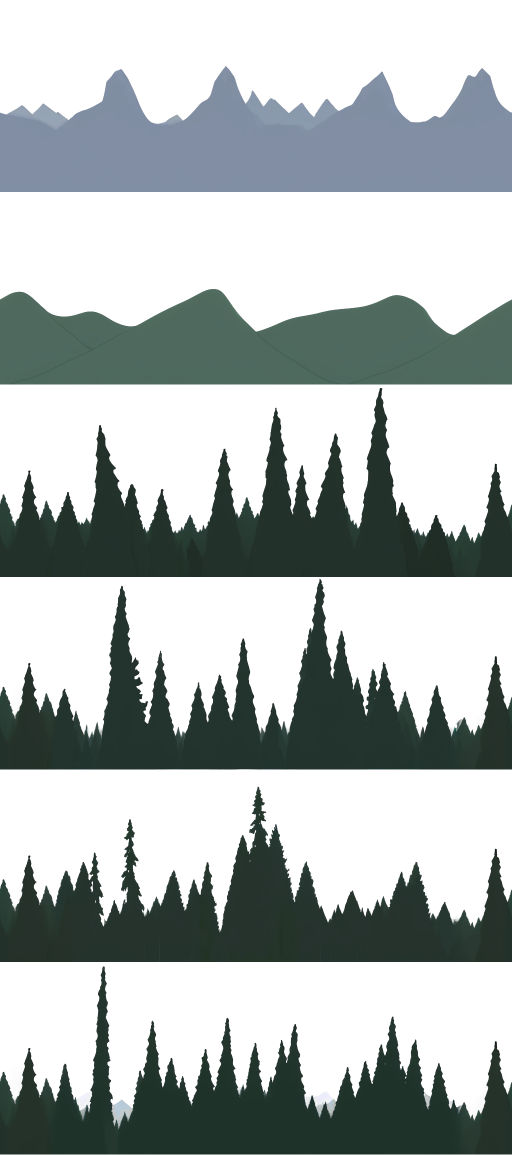
#> input picture tools/r239-ai-strips/page/painted.png, 1024 x 2310 px (shown at 1/2 size)
$ python -i features2.py   (imports and definitions only)
#> lines starting #> are read from the running program, lines starting #| are printed output that depends on the picture; after the words box and inside, x2 and y2 are one past the last pixel; in counts of white or black regions, pixels touching at a corner belong together
### tools/r239-ai-strips/ai_page.py
#!/usr/bin/env python3
"""From a theme to a page (r246): paint the layers with a local ComfyUI, cut them, pack an atlas, write a
.jplax by the parallax-pages skill's rules, lint it and render it.

    tools/ai-page.sh --theme "snowy pine valley at dawn" --layers 4 --style painted build/ai/snow
    tools/ai-page.sh --theme "..." --colours 8a93a8,5d7a8c,1c2e33 --sky 6d8fc4,dfe6ee OUT

Passes, each one r239's (docs/ai-parallax.md): sil.py draws a shape that loops for each depth, back to front
(mountains far, hills between, the front --front: pines or hills); gen.py paints it with --tile x; painted, the front
layer gets --variants more strips that start and end on its columns and becomes a SEQUENCE; layer.py (painted) or
pixel.py (pixel, SDXL + PixelArt_XL) keys the sky out. A strip whose art reaches its top row, or that holds a creature
(creature.py, r261), is painted again on the next seed, up to --tries times.

The page, from the skill (.claude/skills/parallax-pages, steps 2, 3, 5, 6) and r217's fog:
  - speeds: the front at --front-speed, each layer behind it half as fast (x2.0, the top of the graded ratios), the
    back one (mountains, nothing to compare) at most a tenth of the front's;
  - placement: the front at the screen's bottom, each farther layer's bottom edge sunk under the solid band of the one
    in front of it, measured on the cut layers;
  - the layers are painted at full contrast and the page's depth fog gives the distance: fogStrength is set so the
    back layer is --fog of the way to the fog colour, the painted sky at the horizon;
  - one gradient for the whole screen (topHalfSize 0): --sky, else the painted sky and a deeper copy of it above.
img2img at 0.65 keeps much of the shape's colour: --colours sets it per depth (far, ..., front; three are spread
over any count), and is the theme's say in the palette. Choose them for the theme.

Writes OUT/recipe.json (the command, and every strip's shape, seed, colour and prompt: tools/ai-gallery.sh shows it),
OUT/strips (every strip, scratch), OUT/page (NAME.atlas, NAME.png, NAME.jplax, round.json) and, unless
--no-shots, OUT/shots (tools/parallax-lab-shots.sh: stills at 0, 6 and 12 s, contact.png). Exits 1 when lint
finds a fault, 2 when a strip cannot be cut. Needs ComfyUI with its venv (COMFYUI_DIR, default ~/ComfyUI) holding
dreamshaper_8 (painted) or sdXL_v10VAEFix + PixelArt_XL (pixel), and ~1.5 GB of free VRAM.
A command held past --timeout (600 s; a strip takes 10-60) is killed and run once more, the same, then fails
(r377: a Turbo strip on dpmpp_sde can hang after its first step). Time a command spends waiting for the GPU while
another lane's run holds it (tools/gpu_lock.py, r391) is not counted.

The model (r346): --ckpt and --lora replace the style's (any file in ComfyUI's models/checkpoints and models/loras),
--lora none drops the pixel style's; --steps, --cfg, --sampler, --scheduler and --denoise go to every gen.py call. An
SDXL checkpoint (one whose name says XL, or --xl) paints at 1536x576, SD 1.5 at 1024x384. recipe.json keeps them all.
A .gguf --ckpt is a DiT (r356: --ckpt z-image-turbo-Q5_K_M.gguf): gen.py's DiT loader and loop, 1536x576, its own
sampling defaults (9 steps, cfg 1, res_multistep, simple) and --denoise 0.75 (r357); no LoRA. It takes ~7.4 GB of
RAM: gen.py refuses at once with less free (r450), and a gen.py the kernel killed is said so, not blamed on VRAM.
A fix right for one model or one kind of layer only is one of layer.py's RULES (r400, tools/parallax_rules.py), weighed
on each painted strip's kind and checkpoint: recipe.json keeps, per strip, each rule's record (applied or not, which
conditions held, px moved). --rule NAME=on|off forces one on every strip (misty_pines: dreamshaper_8's misty foot pines;
wide_mass: the mass Z-Image paints past sil.py's mask, r454).

A lurker, only on request (r366): --lurker "a hooded figure" paints one figure, alone, and puts it in a LURKER layer
(format 15, docs/lurker-layers.md) between layers A and A+1 (--lurker-between A,A+1, back to front from 0; default the
two front ones). Every other strip keeps the creature-free negative prompt and creature.py; the figure's own is
checked the other way (lurker.py crop: one figure, whole). It stands on layer A, at A's speed, so its feet do not
skate, on the flattest stretch of A's ground, and comes by once every --lurker-every tiles of A. Its height is its
depth's (r363): --lurker-height (its height at the front layer's depth, 2.3 units: r363's v01) times A's speed over
the front's. tools/lurker-cover.sh bakes where the layer in front covers it whole. Painted style only.

Clouds, only on request (r409): --clouds paints them on a strip of their own (sil.py's clouds: heaps of puffs over a
blue sky, img2img with the theme left out of its prompt, layer.py keeping every heap, no creature check: creature.py
takes a cloud for one), never in another
layer's sky (NEG_XL names them, the painted prompt asks a plain pale sky, and layer.py keys a strip's sky out). The
layer goes behind the back one, its top on the screen's top, at the back layer's speed / 1.25, drifting at
--cloud-rest (the skill's far clouds: 25-90): a BILLOW on it warps no mountain (r375). Painted style.

R3's tools, only on request (r471, parallax-ai r5): each goes to every painted strip's gen.py call (the depths, the
front's variants, the clouds; not the lurker's figure) and into recipe.json's "tools". --paint inpaint paints inside
sil.py's mask (gen.py inpaint, the init as its source, at --denoise): every pixel outside the shape stays the init's
flat sky, where img2img leaks past it. --control canny guides the strip with the SDXL canny ControlNet (xinsir) fed the
mask's outline, at --control-strength for the first --control-end of the steps. --ipadapter REF lends REF's style
(IP-Adapter plus SDXL, "style transfer", --ipa-weight). --small WxH paints at WxH and upscales to the strip's size with
RealESRGAN, the strip wrapped along X so its loop holds. canny and the IP-Adapter are SDXL models: an SDXL --ckpt.

An animated patch, only on request (r395, docs/animated-layers.md phase 3): --animate l3='palm fronds tossing in a
strong wind' (repeatable; l0 the back layer) paints the cut layer moving with Wan 2.1 VACE (tools/r375-animated-layer:
anim.py, ~5 min a layer, then loopcut.py, rekey.py, loopcheck.py), over its alpha (--animate-rows l3=90-250: only those
rows of the strip, from its top), let go of the strip by --animate-free. Only when loopcheck.py passes is the patch
shipped: the frames cropped to where they differ from the still, packed as <layer>_anim (index 0..n-1), and the
layer's animRegion/animX/animY/animFps written; the still's alpha in that box is lowered to the frames' least, so a
frond that sways away leaves no still frond under it. A FAIL ships the still layer and says so. The rate is the one
within a frame a second of --animate-fps whose round stills (0, 6, 12 s) show three frames, each off a frame change.
recipe.json keeps each one's prompt, seed, free, rate, box and loopcheck's numbers. Painted style, one-strip layers
(the front with --variants is a SEQUENCE: --variants 0).
"""
import argparse
import json
import math
import os
import re
import shlex
import shutil
import signal
import subprocess
import sys
import time
from pathlib import Path

import numpy as np
from PIL import Image, ImageFilter

HERE = os.path.dirname(os.path.abspath(__file__))
sys.path.insert(0, os.path.dirname(HERE))
sys.path.insert(0, HERE)
import animate  # noqa: E402
import gpu_lock  # noqa: E402
import layer  # noqa: E402
import make_page  # noqa: E402
import parallax_lab as lab  # noqa: E402
import parallax_rules  # noqa: E402
import themes  # noqa: E402

ROOT = lab.ROOT
PY = os.path.join(os.environ.get("COMFYUI_DIR", os.path.expanduser("~/ComfyUI")), "venv", "bin", "python")
# No creature: a bird or an animal would stand still in a scrolling background (r242).
NEG = "text, watermark, frame, border, people, buildings, foreground grass, birds, animals, creatures"
# SDXL paints clouds and a sun whatever the prompt says (r243): its negative names them.
NEG_XL = "clouds, sun, moon, birds, animals, creatures, gradient, text, watermark, frame, border, people, buildings"
# run.sh's words for each shape: the pines' grow trees past the shape, "forest treeline" alone leaves its spikes.
WORDS = {"mountains": "rocky mountain range", "hills": "rolling hills with small trees",
         "pines": "dark pine forest treeline silhouette", "dunes": "sand dunes", "sea": "calm sea, flat horizon",
         "ruins": "ruined city skyline, broken skyscrapers silhouette", "palms": "palm trees silhouette on a sandy shore"}
# dreamshaper_8's img2img paints the hills one flat green whatever the init carries (r384: colour std inside 0.4-5).
# Inpainted inside sil.py's shape at full strength by its inpainting twin, the sky kept exactly, they get folds and
# small round trees (std 50-68), under SD's own skyline (alpha IoU 0.79-0.89 against img2img's): Simon's pick in
# hills-lab, "inpaint 1.0, round" (tools/r384-hills/try.py's inpf). Its negative keeps the conifers and the misty
# ranges 0.70 painted behind out. Only for the default SD 1.5 painted with no --denoise: the other models' hills
# were never tried.
HILLS_INPAINT = {"ckpt": "dreamshaper_8Inpainting.safetensors", "denoise": 1.0,
                 "words": "rolling hills with small round trees, folds and shadows",
                 "negative": ", distant mountains, misty mountain range, fog, haze, pine trees, conifers"}
# HILLS_INPAINT paints round crowns across the width on about a sixth of the seeds (r384: 5 of 7020-7049), flat
# hills, cartoon conifers or one big tree on the rest: ai_page refuses those and paints the next seed, up to
# HILLS_TRIES, then keeps the most wooded. canopy()'s cuts pass 4 of the 5 and one cartoon-conifer strip
# (tools/r384-hills/features2.py, its labels by eye). Only on a theme whose themes.json entry says gate (r456): off
# the forest the gate passes rock, snowy peaks and buildings and refuses the best trees (r441).
CANOPY_SPREAD, CANOPY_SHARP, HILLS_TRIES = 0.5, 2.0, 10
GROW = {"mountains": 8, "hills": 8, "pines": 40, "dunes": 8, "sea": 4, "ruins": 16, "palms": 24}  # layer.py --grow, px
DEFAULT_COLOURS = ["7a869e", "4f7a5a", "1f3a30"]  # sil.py's kinds, at full contrast: the fog gives the distance
# --clouds (r409): not a depth (no --kinds word), a strip of their own behind the back layer.
CLOUD_WORDS = "white fluffy cumulus clouds in an empty sky"
# The theme stays out of the clouds' prompt: its things grow in their sky (r409: the beach's palms, a trunk under a
# cloud that the key kept), and the land is named in their negative.
CLOUD_NEG = "trees, palm trees, mountains, hills, ground, land, sea, horizon, "
CLOUD_GROW = 24  # layer.py --grow: SD rounds the heaps past sil.py's puffs
CLOUD_REST = 30.0  # speedXAtRest: the skill's far clouds drift at 25-90
CLOUD_SLOWER = 1.25  # the back layer's speed over the clouds': lint wants the speeds rising toward the front


# [11 lines left out: functions cut_args, negative, not called in this run]


# The things a kind of layer is for, as a theme names them (r437): another layer's prompt that says "palm trees" got
# palms painted into its mountains and dunes on r365's textured init (DreamShaperXL Turbo's beach: dunes refused 5 of
# 5). They are struck from the theme of every layer but their kind's, and put in its negative. Longest first.
OBJECTS = {"palms": r"palm trees?|palms?", "pines": r"pine (?:forest|trees?)|pines?|conifers?",
           "ruins": r"ruined (?:city|buildings)|ruins|broken skyscrapers?|skyscrapers?",
           "sea": r"\w+ (?:beach(?:es)?|coast|shore)|beach(?:es)?|coast|shore|seas?|oceans?|water"}
# What a kind's layer paints into the others' gaps even when the theme does not name it (r442): "tropical beach" alone
# gets DreamShaperXL Turbo painting sea between the dunes (r438: creature.on_ridge refused 3 of 4 seeds). Put in the
# negative of every layer but its kind's, on a page that has one. At DreamShaperXL Turbo's cfg 2 the negative pulls
# little (sea on 6 dunes seeds of 10): the beach is a sea word, struck with the word before it ("tropical beach"), which
# took it off all ten (r443, tools/r443-dunes-sea).
IMPLIED = {"sea": ["sea", "ocean", "water"]}


# [49 lines left out: functions theme_for, kinds, colours, speeds, roughness, not called in this run]


def box(x, n):
    """The mean over an n x n box round each pixel, the edges repeated."""
    x = np.pad(x, n // 2, mode="edge")
    c = np.cumsum(np.cumsum(np.pad(x, ((1, 0), (1, 0))), 0), 1)
    return (c[n:, n:] - c[:-n, n:] - c[n:, :-n] + c[:-n, :-n]) / (n * n)


def canopy(path):
    """What HILLS_INPAINT's gate reads in a cut hills strip (r384): the share of its columns textured like a forest
    (a fifth of the column's inside, 8 px in from the alpha, with a luminance std over 9 px above 8% of the mean
    there: a dark canopy's shading is faint in levels, 7042's), and the
    sharpness of its skyline (roughness of the outline smoothed over 9 px: conifers' triangles keep it, round crowns
    and folds lose it). Both read as in a 1024 px strip."""
    rgba = np.asarray(Image.open(path).convert("RGBA")).astype(np.float64)
    scale = rgba.shape[1] / 1024
    a = rgba[..., 3] > 127
    inside = np.asarray(Image.fromarray(a.astype(np.uint8) * 255).filter(
        ImageFilter.MinFilter(2 * round(8 * scale) + 1))) > 127
    lum = rgba[..., :3] @ [0.299, 0.587, 0.114]
    n = 2 * round(4 * scale) + 1
    mean = box(lum, n)
    busy = np.sqrt(np.maximum(box(lum ** 2, n) - mean ** 2, 0)) > 0.08 * np.maximum(mean, 8)
    cols = (busy & inside).sum(0) / np.maximum(inside.sum(0), 1)
    top = np.argmax(a, axis=0).astype(np.float64)
    smooth = np.convolve(np.concatenate([top[-(n // 2):], top, top[:n // 2]]), np.ones(n) / n, "valid")
    q = n // 2
    sharp = np.abs(np.roll(smooth, q) - 2 * smooth + np.roll(smooth, -q)).mean() / scale
    return float((cols > 0.2).mean()), float(sharp)


# gen.py's defaults: a default run passes none of them (r305's commands), recipe.json records them all (r346).
GEN_CKPT, GEN_LORA_STRENGTH = "dreamshaper_8.safetensors", 0.8
CANNY_XL = "controlnet-canny-sdxl-xinsir.safetensors"  # --control canny (r471)
GEN_SAMPLING = {"steps": 28, "cfg": 7.0, "sampler": "dpmpp_2m", "scheduler": "karras"}
DIT_SAMPLING = {"steps": 9, "cfg": 1.0, "sampler": "res_multistep", "scheduler": "simple"}  # gen.py's for a .gguf
# Z-Image keeps sil.py's shape at 0.65 (pines: 3 of 5 seeds grow no trees) and paints misty ranges of its own into a
# layer at 0.85 (kept as half-transparent ghosts, the colour 9-19 levels off --colours): 0.75 grows trees on every seed
# and keeps the colour (r357, tools/r357-dit-denoise/sweep.py).
DIT_DENOISE = 0.75


# [22 lines left out: function model_of, not called in this run]


TREES = 3.5  # roughness under which a pine strip has no trees in it
# sil.py's init is a flat fill without it, and img2img at 0.65 paints detail only where its start has some: the beach's
# sea, sand and far mountains came out plain bars (r365). 1: value noise, the shape embossed, the far kinds darker
# toward the foot, the sea's noise in streaks.
TEXTURE = 1.0


# The lurker (r366): its init's size per model family (portrait: one standing figure), how far img2img may move
# its generic silhouette (0.75 keeps the colour of the layer it stands on, 0.85 darkens it: build/r366/proto), and
# what its negative drops (the figure is asked for) and adds (what would stand with it).
LURKER_SIZE = {False: (512, 768), True: (832, 1216)}
LURKER_DENOISE = 0.75
LURKER_NEG = ("text, watermark, frame, border, buildings, foreground grass, birds, crowd, two people, ground, "
              "landscape, trees, cropped")
LURKER_HEIGHT = 2.3  # world units at the front's depth: r363's v01, 1.8 at speed 0.032 beside pines at 0.041
LURKER_SINK = 0.02  # of its height: its foot and the shadow SD paints under it go into the ground


DRY_RUN = False  # --dry-run: print each command instead of running it
# r377: an SDXL Turbo strip (dpmpp_sde) hung once for 34 min after its first step, GPU idle, CPU at 100 %, and the
# same command rerun at once took 10 s. A strip takes 10-60 s: past TIMEOUT a command is killed and run once more,
# the same (same seed: the strip stays the recipe's), its hung log kept as <log>.hung; then it fails.
TIMEOUT = 600
TIMED_OUT = 124  # run()'s code when both tries hung, timeout(1)'s
GEN_RAM_REFUSED = 3  # gen.py's RAM_REFUSED: a DiT that would not fit in RAM


# [103 lines left out: functions waiting_on_gpu, dump_stacks, gen_failed, run, solid, opaque and 1 more, not called in this run]


def hexc(rgb):
    return "".join(f"{int(round(min(255, max(0, v)))):02x}" for v in rgb)  # noqa: RUF046 (v may be a numpy float)


# [15 lines left out: function foothold, not called in this run]


def log(s):
    print(s, file=sys.stderr, flush=True)


def strip_of(path):
    """A cut layer's strip: OUT/strips/l3v1_cut.png is l3v1."""
    return os.path.basename(path)[:-len("_cut.png")]


# [130 lines left out: functions parse_args, tools_args, animate_args, not called in this run]


class Pipeline:
    """One run, step by step: what every step reads (the arguments, the strip size, each depth's shape and colour) and
    what the strips were painted with, for recipe.json."""

    # [82 lines left out: functions __init__, model_args, tools_args, tools_record, gen_command, not called in this run]

    def inpaints(self, kind):
        """Whether depth's kind is painted by HILLS_INPAINT: hills, by the default SD 1.5, with no --denoise."""
        return kind == "hills" and not self.pixel and self.model["ckpt"] == GEN_CKPT and self.a.denoise is None

    # [416 lines left out: functions source_args, paint, cut, paint_depths, paint_clouds, clouds_layer and 10 more, not called in this run]

    def cover_command(self):
        return [os.path.join(ROOT, "tools", "lurker-cover.sh"), os.path.join(self.page_dir, f"{self.name}.jplax")]

    def shots_command(self):
        return [os.path.join(ROOT, "tools", "parallax-lab-shots.sh"), self.page_dir, os.path.join(self.out, "shots")]


# [36 lines left out: function main, not called in this run]


# [2 lines that do not run on import are left out]

### tools/r384-hills/features2.py
"""r384: second-round gate measures over inpf's 30 seeds, against labels by eye (round crowns across the width).

    git apply tools/r384-hills/gate.patch   # ai_page.box and canopy are the patch's
    python3 tools/r384-hills/features2.py build/r384/try/inpf
"""
import glob
import os
import re
import sys

import numpy as np
from PIL import Image, ImageFilter

sys.path.insert(0, os.path.join(os.path.dirname(os.path.abspath(__file__)), "..", "r239-ai-strips"))
import ai_page

GOOD = {7021, 7023, 7034, 7042, 7047}
UNSURE = {7039}  # tall round-topped trees, cypress-like


def feats(p):
#> called with p = '../r239-ai-strips/page/painted.png'
    rgba = np.asarray(Image.open(p).convert("RGBA")).astype(float)
    a = rgba[..., 3] > 127
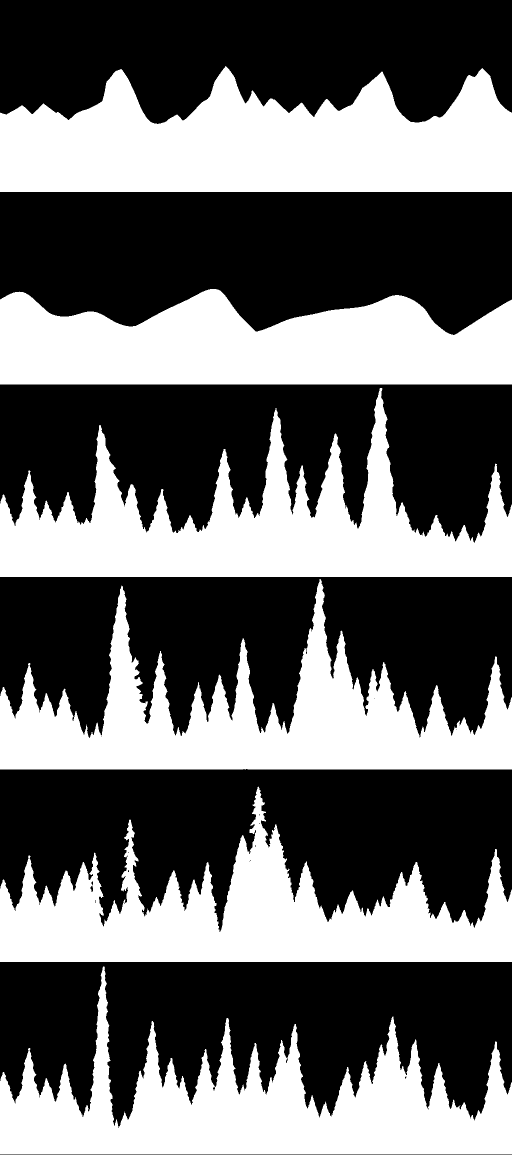
#> a: shape (2310, 1024) bool (shown at 1/2 size); 40.7% white; 6 white regions, box (x1, y1, x2, y2) and area: (0, 132, 1024, 384) 184803, (0, 776, 1024, 1154) 160870, (0, 1933, 1024, 2309) 157990, (0, 1158, 1024, 1539) 156878, (0, 1573, 1024, 1924) 153093, (0, 578, 1024, 769) 150166
    inside = np.asarray(Image.fromarray(a.astype(np.uint8) * 255).filter(ImageFilter.MinFilter(17))) > 127
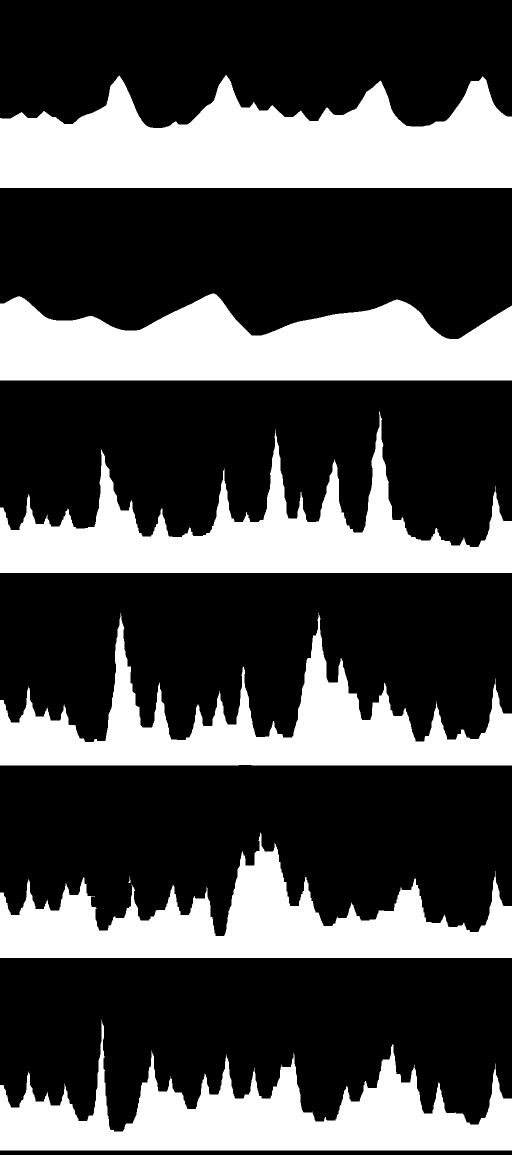
#> inside: shape (2310, 1024) bool (shown at 1/2 size); 31.1% white; 7 white regions, largest, box (x1, y1, x2, y2) and area: (0, 150, 1024, 376) 160089, (0, 587, 1024, 761) 129906, (0, 822, 1024, 1146) 116339
    lum = rgba[..., :3] @ [0.299, 0.587, 0.114]
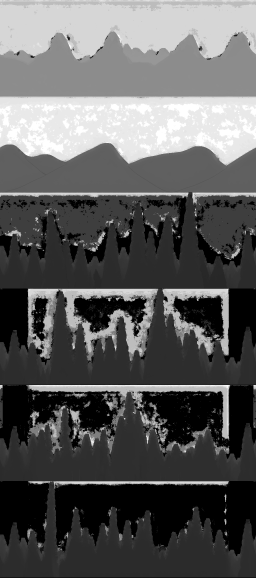
#> lum: shape (2310, 1024) float64 (shown at 1/4 size); min 0, max 255, mean 92
    sd = np.sqrt(np.maximum(ai_page.box(lum ** 2, 9) - ai_page.box(lum, 9) ** 2, 0))
#> in box, `x = np.pad(x, n // 2, mode="edge")`:
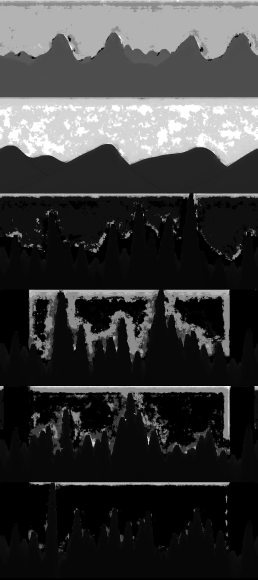
#> x: shape (2318, 1032) float64 (shown at 1/4 size); min 0, max 65025, mean 15112.7; drawn with min black and max white
#> in box, `c = np.cumsum(np.cumsum(np.pad(x, ((1, 0), (1, 0))), 0), 1)`:
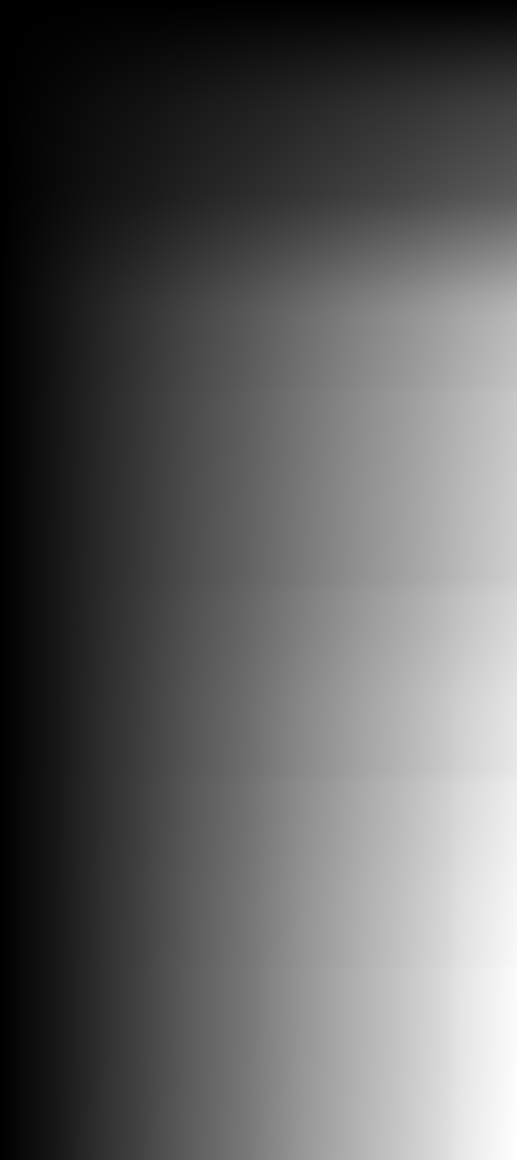
#> c: shape (2319, 1033) float64 (shown at 1/2 size); min 0, max 3.62e+10, mean 1.35e+10; drawn with min black and max white
#> (the rest of the program and of its run is left out)
